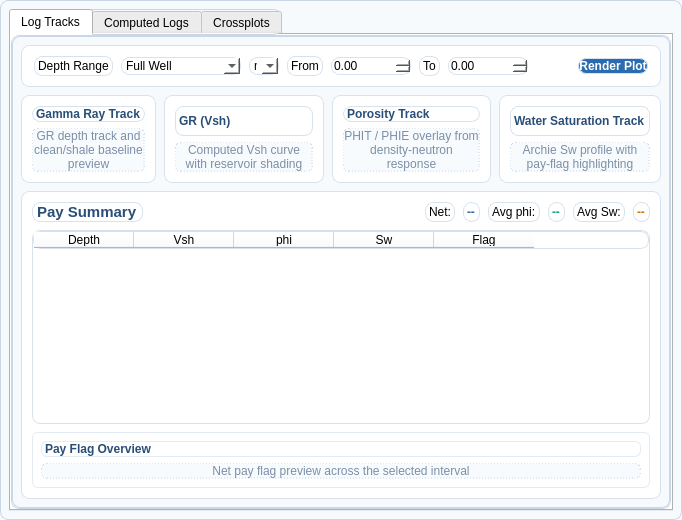
      <widget class="QFrame" name="frameFEWorkspace">
       <property name="styleSheet">
        <string>background:#F7FAFD;border:1px solid #C9D7E6;border-radius:8px;</string>
       </property>
       <property name="frameShape">
        <enum>QFrame::StyledPanel</enum>
       </property>
       <layout class="QVBoxLayout" name="layoutFEWorkspace">
        <property name="spacing">
         <number>8</number>
        </property>
        <property name="leftMargin">
         <number>8</number>
        </property>
        <property name="topMargin">
         <number>8</number>
        </property>
        <property name="rightMargin">
         <number>8</number>
        </property>
        <property name="bottomMargin">
         <number>8</number>
        </property>
        <item>
         <widget class="QTabWidget" name="tabFEViews">
          <property name="currentIndex">
           <number>0</number>
          </property>
          <widget class="QWidget" name="tabFELogTracks">
           <attribute name="title">
            <string>Log Tracks</string>
           </attribute>
           <layout class="QVBoxLayout" name="layoutFELogTracks">
            <property name="spacing">
             <number>8</number>
            </property>
            <item>
             <widget class="QFrame" name="frameFETopControls">
              <property name="styleSheet">
               <string>background:#FFFFFF;border:1px solid #D7E2EE;border-radius:8px;</string>
              </property>
              <property name="frameShape">
               <enum>QFrame::StyledPanel</enum>
              </property>
              <layout class="QHBoxLayout" name="layoutFETopControls">
               <property name="spacing">
                <number>8</number>
               </property>
               <property name="leftMargin">
                <number>12</number>
               </property>
               <property name="topMargin">
                <number>10</number>
               </property>
               <property name="rightMargin">
                <number>12</number>
               </property>
               <property name="bottomMargin">
                <number>10</number>
               </property>
               <item>
                <widget class="QLabel" name="lblFEDepthRange">
                 <property name="text">
                  <string>Depth Range</string>
                 </property>
                </widget>
               </item>
               <item>
                <widget class="QComboBox" name="comboFEDepthPreset">
                 <item>
                  <property name="text">
                   <string>Full Well</string>
                  </property>
                 </item>
                 <item>
                  <property name="text">
                   <string>Reservoir Window</string>
                  </property>
                 </item>
                 <item>
                  <property name="text">
                   <string>Custom</string>
                  </property>
                 </item>
                </widget>
               </item>
               <item>
                <widget class="QComboBox" name="comboFEDepthUnit">
                 <item>
                  <property name="text">
                   <string>m</string>
                  </property>
                 </item>
                 <item>
                  <property name="text">
                   <string>ft</string>
                  </property>
                 </item>
                </widget>
               </item>
               <item>
                <widget class="QLabel" name="lblFEFrom">
                 <property name="text">
                  <string>From</string>
                 </property>
                </widget>
               </item>
               <item>
                <widget class="QDoubleSpinBox" name="spinFEFrom">
                 <property name="decimals">
                  <number>2</number>
                 </property>
                 <property name="maximum">
                  <double>100000.000000000000000</double>
                 </property>
                </widget>
               </item>
               <item>
                <widget class="QLabel" name="lblFETo">
                 <property name="text">
                  <string>To</string>
                 </property>
                </widget>
               </item>
               <item>
                <widget class="QDoubleSpinBox" name="spinFETo">
                 <property name="decimals">
                  <number>2</number>
                 </property>
                 <property name="maximum">
                  <double>100000.000000000000000</double>
                 </property>
                </widget>
               </item>
               <item>
                <spacer name="spacerFETopControls">
                 <property name="orientation">
                  <enum>Qt::Horizontal</enum>
                 </property>
                 <property name="sizeHint" stdset="0">
                  <size>
                   <width>40</width>
                   <height>20</height>
                  </size>
                 </property>
                </spacer>
               </item>
               <item>
                <widget class="QPushButton" name="btnFERender">
                 <property name="styleSheet">
                  <string>background-color:#2B6CB0;color:#FFFFFF;font-weight:600;</string>
                 </property>
                 <property name="text">
                  <string>Render Plot</string>
                 </property>
                </widget>
               </item>
              </layout>
             </widget>
            </item>
            <item>
             <layout class="QHBoxLayout" name="layoutFETrackRow">
              <property name="spacing">
               <number>8</number>
              </property>
              <item>
               <widget class="QFrame" name="frameFEGammaTrack">
                <property name="styleSheet">
                 <string>background:#FFFFFF;border:1px solid #D8E2EC;border-radius:8px;</string>
                </property>
                <property name="frameShape">
                 <enum>QFrame::StyledPanel</enum>
                </property>
                <layout class="QVBoxLayout" name="layoutFEGammaTrack">
                 <property name="leftMargin">
                  <number>10</number>
                 </property>
                 <property name="topMargin">
                  <number>10</number>
                 </property>
                 <property name="rightMargin">
                  <number>10</number>
                 </property>
                 <property name="bottomMargin">
                  <number>10</number>
                 </property>
                 <item>
                  <widget class="QLabel" name="lblFEGammaTitle">
                   <property name="styleSheet">
                    <string>font-weight:700;color:#2A4E77;</string>
                   </property>
                   <property name="text">
                    <string>Gamma Ray Track</string>
                   </property>
                  </widget>
                 </item>
                 <item>
                  <widget class="QLabel" name="lblFEGammaPlaceholder">
                   <property name="styleSheet">
                    <string>color:#7B8FA6;font-size:12px;border:1px dashed #C8D7E8;border-radius:6px;background:#F8FBFE;</string>
                   </property>
                   <property name="text">
                    <string>GR depth track and clean/shale baseline preview</string>
                   </property>
                   <property name="alignment">
                    <set>Qt::AlignCenter</set>
                   </property>
                   <property name="wordWrap">
                    <bool>true</bool>
                   </property>
                  </widget>
                 </item>
                </layout>
               </widget>
              </item>
              <item>
               <widget class="QFrame" name="frameFEVshTrack">
                <property name="styleSheet">
                 <string>background:#FFFFFF;border:1px solid #D8E2EC;border-radius:8px;</string>
                </property>
                <property name="frameShape">
                 <enum>QFrame::StyledPanel</enum>
                </property>
                <layout class="QVBoxLayout" name="layoutFEVshTrack">
                 <property name="leftMargin">
                  <number>10</number>
                 </property>
                 <property name="topMargin">
                  <number>10</number>
                 </property>
                 <property name="rightMargin">
                  <number>10</number>
                 </property>
                 <property name="bottomMargin">
                  <number>10</number>
                 </property>
                 <item>
                  <widget class="QLabel" name="lblFEVshTitle">
                   <property name="styleSheet">
                    <string>font-weight:700;color:#2A4E77;</string>
                   </property>
                   <property name="text">
                    <string>GR (Vsh)</string>
                   </property>
                  </widget>
                 </item>
                 <item>
                  <widget class="QLabel" name="lblFEVshPlaceholder">
                   <property name="styleSheet">
                    <string>color:#7B8FA6;font-size:12px;border:1px dashed #C8D7E8;border-radius:6px;background:#F8FBFE;</string>
                   </property>
                   <property name="text">
                    <string>Computed Vsh curve with reservoir shading</string>
                   </property>
                   <property name="alignment">
                    <set>Qt::AlignCenter</set>
                   </property>
                   <property name="wordWrap">
                    <bool>true</bool>
                   </property>
                  </widget>
                 </item>
                </layout>
               </widget>
              </item>
              <item>
               <widget class="QFrame" name="frameFEPorosityTrack">
                <property name="styleSheet">
                 <string>background:#FFFFFF;border:1px solid #D8E2EC;border-radius:8px;</string>
                </property>
                <property name="frameShape">
                 <enum>QFrame::StyledPanel</enum>
                </property>
                <layout class="QVBoxLayout" name="layoutFEPorosityTrack">
                 <property name="leftMargin">
                  <number>10</number>
                 </property>
                 <property name="topMargin">
                  <number>10</number>
                 </property>
                 <property name="rightMargin">
                  <number>10</number>
                 </property>
                 <property name="bottomMargin">
                  <number>10</number>
                 </property>
                 <item>
                  <widget class="QLabel" name="lblFEPorosityTitle">
                   <property name="styleSheet">
                    <string>font-weight:700;color:#2A4E77;</string>
                   </property>
                   <property name="text">
                    <string>Porosity Track</string>
                   </property>
                  </widget>
                 </item>
                 <item>
                  <widget class="QLabel" name="lblFEPorosityPlaceholder">
                   <property name="styleSheet">
                    <string>color:#7B8FA6;font-size:12px;border:1px dashed #C8D7E8;border-radius:6px;background:#F8FBFE;</string>
                   </property>
                   <property name="text">
                    <string>PHIT / PHIE overlay from density-neutron response</string>
                   </property>
                   <property name="alignment">
                    <set>Qt::AlignCenter</set>
                   </property>
                   <property name="wordWrap">
                    <bool>true</bool>
                   </property>
                  </widget>
                 </item>
                </layout>
               </widget>
              </item>
              <item>
               <widget class="QFrame" name="frameFESwTrack">
                <property name="styleSheet">
                 <string>background:#FFFFFF;border:1px solid #D8E2EC;border-radius:8px;</string>
                </property>
                <property name="frameShape">
                 <enum>QFrame::StyledPanel</enum>
                </property>
                <layout class="QVBoxLayout" name="layoutFESwTrack">
                 <property name="leftMargin">
                  <number>10</number>
                 </property>
                 <property name="topMargin">
                  <number>10</number>
                 </property>
                 <property name="rightMargin">
                  <number>10</number>
                 </property>
                 <property name="bottomMargin">
                  <number>10</number>
                 </property>
                 <item>
                  <widget class="QLabel" name="lblFESwTitle">
                   <property name="styleSheet">
                    <string>font-weight:700;color:#2A4E77;</string>
                   </property>
                   <property name="text">
                    <string>Water Saturation Track</string>
                   </property>
                  </widget>
                 </item>
                 <item>
                  <widget class="QLabel" name="lblFESwPlaceholder">
                   <property name="styleSheet">
                    <string>color:#7B8FA6;font-size:12px;border:1px dashed #C8D7E8;border-radius:6px;background:#F8FBFE;</string>
                   </property>
                   <property name="text">
                    <string>Archie Sw profile with pay-flag highlighting</string>
                   </property>
                   <property name="alignment">
                    <set>Qt::AlignCenter</set>
                   </property>
                   <property name="wordWrap">
                    <bool>true</bool>
                   </property>
                  </widget>
                 </item>
                </layout>
               </widget>
              </item>
             </layout>
            </item>
            <item>
             <widget class="QFrame" name="frameFEPaySummary">
              <property name="styleSheet">
               <string>background:#FFFFFF;border:1px solid #D8E2EC;border-radius:8px;</string>
              </property>
              <property name="frameShape">
               <enum>QFrame::StyledPanel</enum>
              </property>
              <layout class="QVBoxLayout" name="layoutFEPaySummary">
               <property name="spacing">
                <number>8</number>
               </property>
               <property name="leftMargin">
                <number>10</number>
               </property>
               <property name="topMargin">
                <number>10</number>
               </property>
               <property name="rightMargin">
                <number>10</number>
               </property>
               <property name="bottomMargin">
                <number>10</number>
               </property>
               <item>
                <layout class="QHBoxLayout" name="layoutFESummaryHeader">
                 <item>
                  <widget class="QLabel" name="lblFEPaySummaryTitle">
                   <property name="styleSheet">
                    <string>font-size:15px;font-weight:700;color:#2A4E77;</string>
                   </property>
                   <property name="text">
                    <string>Pay Summary</string>
                   </property>
                  </widget>
                 </item>
                 <item>
                  <spacer name="spacerFESummaryHeader">
                   <property name="orientation">
                    <enum>Qt::Horizontal</enum>
                   </property>
                   <property name="sizeHint" stdset="0">
                    <size>
                     <width>40</width>
                     <height>20</height>
                    </size>
                   </property>
                  </spacer>
                 </item>
                 <item>
                  <widget class="QLabel" name="lblFENetInterval">
                   <property name="text">
                    <string>Net:</string>
                   </property>
                  </widget>
                 </item>
                 <item>
                  <widget class="QLabel" name="lblFENetIntervalValue">
                   <property name="styleSheet">
                    <string>font-weight:700;color:#2B6CB0;</string>
                   </property>
                   <property name="text">
                    <string>--</string>
                   </property>
                  </widget>
                 </item>
                 <item>
                  <widget class="QLabel" name="lblFEAvgPhi">
                   <property name="text">
                    <string>Avg phi:</string>
                   </property>
                  </widget>
                 </item>
                 <item>
                  <widget class="QLabel" name="lblFEAvgPhiValue">
                   <property name="styleSheet">
                    <string>font-weight:700;color:#17A673;</string>
                   </property>
                   <property name="text">
                    <string>--</string>
                   </property>
                  </widget>
                 </item>
                 <item>
                  <widget class="QLabel" name="lblFEAvgSw">
                   <property name="text">
                    <string>Avg Sw:</string>
                   </property>
                  </widget>
                 </item>
                 <item>
                  <widget class="QLabel" name="lblFEAvgSwValue">
                   <property name="styleSheet">
                    <string>font-weight:700;color:#D97706;</string>
                   </property>
                   <property name="text">
                    <string>--</string>
                   </property>
                  </widget>
                 </item>
                </layout>
               </item>
               <item>
                <widget class="QTableWidget" name="tableFEPaySummary">
                 <property name="alternatingRowColors">
                  <bool>true</bool>
                 </property>
                 <property name="rowCount">
                  <number>0</number>
                 </property>
                 <property name="columnCount">
                  <number>5</number>
                 </property>
                 <column>
                  <property name="text">
                   <string>Depth</string>
                  </property>
                 </column>
                 <column>
                  <property name="text">
                   <string>Vsh</string>
                  </property>
                 </column>
                 <column>
                  <property name="text">
                   <string>phi</string>
                  </property>
                 </column>
                 <column>
                  <property name="text">
                   <string>Sw</string>
                  </property>
                 </column>
                 <column>
                  <property name="text">
                   <string>Flag</string>
                  </property>
                 </column>
                </widget>
               </item>
               <item>
                <widget class="QFrame" name="frameFEPayChart">
                 <property name="styleSheet">
                  <string>background:#FFFFFF;border:1px solid #E3EBF4;border-radius:6px;</string>
                 </property>
                 <property name="frameShape">
                  <enum>QFrame::StyledPanel</enum>
                 </property>
                 <layout class="QVBoxLayout" name="layoutFEPayChart">
                  <property name="leftMargin">
                   <number>8</number>
                  </property>
                  <property name="topMargin">
                   <number>8</number>
                  </property>
                  <property name="rightMargin">
                   <number>8</number>
                  </property>
                  <property name="bottomMargin">
                   <number>8</number>
                  </property>
                  <item>
                   <widget class="QLabel" name="lblFEPayChartTitle">
                    <property name="styleSheet">
                     <string>font-weight:700;color:#2A4E77;</string>
                    </property>
                    <property name="text">
                     <string>Pay Flag Overview</string>
                    </property>
                   </widget>
                  </item>
                  <item>
                   <widget class="QLabel" name="lblFEPayChartPlaceholder">
                    <property name="styleSheet">
                     <string>color:#7B8FA6;font-size:12px;border:1px dashed #C8D7E8;border-radius:6px;background:#F8FBFE;</string>
                    </property>
                    <property name="text">
                     <string>Net pay flag preview across the selected interval</string>
                    </property>
                    <property name="alignment">
                     <set>Qt::AlignCenter</set>
                    </property>
                    <property name="wordWrap">
                     <bool>true</bool>
                    </property>
                   </widget>
                  </item>
                 </layout>
                </widget>
               </item>
              </layout>
             </widget>
            </item>
           </layout>
          </widget>
          <widget class="QWidget" name="tabFEComputedLogs">
           <attribute name="title">
            <string>Computed Logs</string>
           </attribute>
           <layout class="QVBoxLayout" name="layoutFEComputedLogs">
            <item>
             <widget class="QLabel" name="lblFEComputedPlaceholder">
              <property name="styleSheet">
               <string>color:#7B8FA6;font-size:13px;border:1px dashed #C8D7E8;border-radius:8px;background:#FFFFFF;padding:18px;</string>
              </property>
              <property name="text">
               <string>Computed log cards will appear here for VSH, PHIT, SW, PERM and NET_PAY after running the evaluation.</string>
              </property>
              <property name="alignment">
               <set>Qt::AlignCenter</set>
              </property>
              <property name="wordWrap">
               <bool>true</bool>
              </property>
             </widget>
            </item>
           </layout>
          </widget>
          <widget class="QWidget" name="tabFECrossplots">
           <attribute name="title">
            <string>Crossplots</string>
           </attribute>
           <layout class="QVBoxLayout" name="layoutFECrossplots">
            <item>
             <widget class="QLabel" name="lblFECrossplotPlaceholder">
              <property name="styleSheet">
               <string>color:#7B8FA6;font-size:13px;border:1px dashed #C8D7E8;border-radius:8px;background:#FFFFFF;padding:18px;</string>
              </property>
              <property name="text">
               <string>Crossplot workspace reserved for phi-Vsh-Sw overlays and pay-zone diagnostics.</string>
              </property>
              <property name="alignment">
               <set>Qt::AlignCenter</set>
              </property>
              <property name="wordWrap">
               <bool>true</bool>
              </property>
             </widget>
            </item>
           </layout>
          </widget>
         </widget>
        </item>
       </layout>
      </widget>
